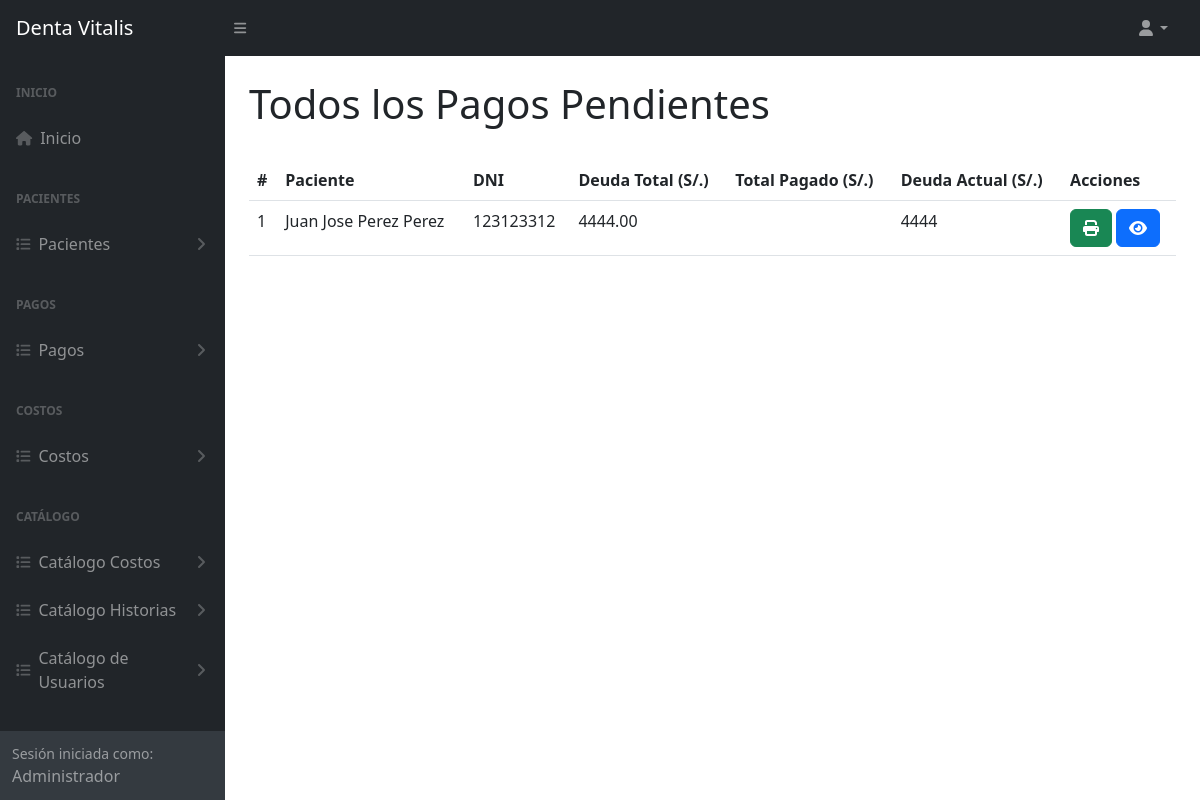
The app's page /pagosPendientes (signed in), older data.
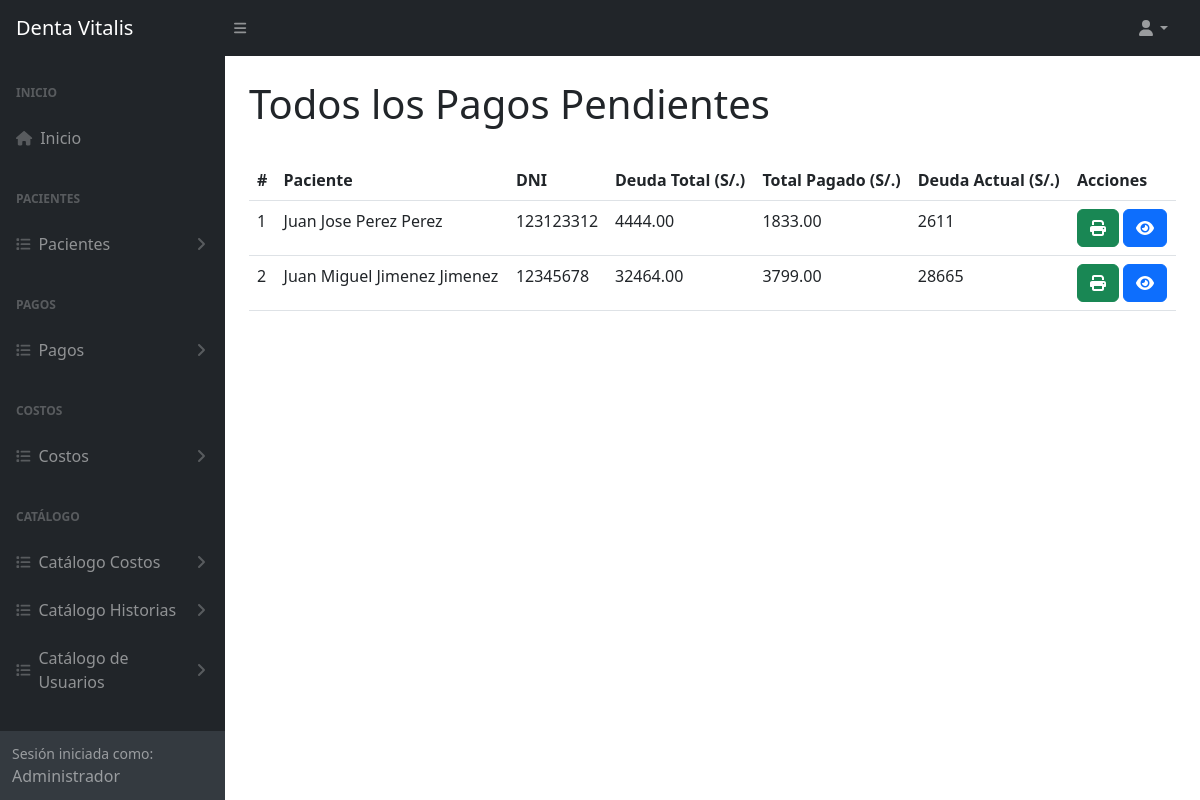
The same page, newer data.
### tables this page shows
CREATE TABLE `tba_paciente`  (
  `IdPaciente` int NOT NULL AUTO_INCREMENT,
  `NombrePaciente` varchar(100) NOT NULL,
  `ApellidoPaciente` varchar(100) NOT NULL,
  `DNIPaciente` int NOT NULL,
  `SexoPaciente` varchar(12) NULL DEFAULT NULL,
  `EdadPaciente` varchar(11) NULL DEFAULT NULL,
  `FechaNacimiento` date NULL DEFAULT NULL,
  `CelularPaciente` varchar(11) NOT NULL,
  `DomicilioPaciente` varchar(255) NULL DEFAULT NULL,
  `LugarProcedencia` varchar(100) NULL DEFAULT NULL,
  `LugarNacimiento` varchar(80) NULL DEFAULT NULL,
  `GradoInstruccion` varchar(20) NULL DEFAULT NULL,
  `RazaPaciente` varchar(20) NULL DEFAULT NULL,
  `OcupacionPaciente` varchar(20) NULL DEFAULT NULL,
  `ReligionPaciente` varchar(20) NULL DEFAULT NULL,
  `EstadoCivil` varchar(20) NULL DEFAULT NULL,
  `NumeroContactoPaciente` varchar(11) NULL DEFAULT NULL,
  `NombreContactoPaciente` varchar(100) NULL DEFAULT NULL,
  `UsuarioCreado` int NOT NULL,
  `UsuarioActualiza` int NOT NULL,
  `FechaCreacion` datetime NOT NULL,
  `FechaActualizacion` datetime NOT NULL,
  PRIMARY KEY (`IdPaciente`) USING BTREE
);

### controller/plantilla.controller.php (called while the page is built)
<?php
class ControllerPlantilla
{
  static public function ctrPlantilla()
  {
    include "view/plantilla.php";
  }
}

### index.php (called while the page is built, shortened)
<?php
require_once "controller/plantilla.controller.php";
require_once "controller/pagos.controller.php";
require_once "model/pagos.model.php";
$plantilla = new ControllerPlantilla();
$plantilla -> ctrPlantilla();

### controller/pagos.controller.php (called while the page is built, shortened)
<?php
class ControllerPagos
{
  public static function ctrMostrarTotalPorPaciente()
  {
    $tabla = "tba_pago";
    $listaCostoTratamientos = ModelPagos::mdlMostrarTotalPorPaciente($tabla);
    return $listaCostoTratamientos;
  }
}

### model/conexion.php (called while the page is built)
<?php
class Conexion
{
  static public function conn()
  {
    $link = new PDO("mysql:host=localhost;dbname=db_dentavitalis","root","");
		$link->exec("set names utf8");
		return $link;
  }
}

### model/pagos.model.php (called while the page is built, shortened)
<?php
require_once "conexion.php";
class ModelPagos
{
  public static function mdlMostrarTotalPorPaciente($tabla)
  {
    $statement = Conexion::conn()->prepare("SELECT
    tba_paciente.IdPaciente,
    tba_paciente.NombrePaciente,
    tba_paciente.ApellidoPaciente,
	  tba_paciente.DNIPaciente,
    tba_tratamiento.IdHistoriaClinica,
    tba_tratamiento.TotalTratamiento,
    tba_tratamiento.TotalPagado
    FROM
    $tabla
    INNER JOIN
    tba_paciente
    ON
      tba_pago.IdPaciente = tba_paciente.IdPaciente
    INNER JOIN
    tba_tratamiento
    INNER JOIN
    tba_detalletratamiento
    ON
      tba_tratamiento.IdTratamiento = tba_detalletratamiento.IdTratamiento
    INNER JOIN
    tba_historiaclinica
    ON
      tba_tratamiento.IdHistoriaClinica = tba_historiaclinica.IdHistoriaClinica AND
      tba_paciente.IdPaciente = tba_historiaclinica.IdPaciente
  GROUP BY
    tba_paciente.IdPaciente");
    $statement -> execute();
    return $statement -> fetchAll();
  }
}

### view/modules/pagosPendientes.php (the view, shortened to what this page needs)
</div>
        </div>
        <div class="sb-sidenav-footer">
          <div class="small">Sesión iniciada como:</div>
          <?php echo $_SESSION["nombreUsuario"] ?>
        </div>
      </nav>
    </div>
    <div id="layoutSidenav_content">
      <main class="bg">
        <div class="container-fluid px-4">
          <h1 class="mt-4">Todos los Pagos Pendientes</h1>
          <div class="card-body">
            <table id="datatablesSimple" class="data-table-AllCostos table">
              <thead>
                <tr>
                  <th>#</th>
                  <th>Paciente</th>
                  <th>DNI</th>
                  <th>Deuda Total (S/.)</th>
                  <th>Total Pagado (S/.)</th>
                  <th>Deuda Actual (S/.)</th>
                  <th>Acciones</th>
                </tr>
              </thead>
              <tbody>
                <?php
                  $listaCostoTratamientos = ControllerPagos::ctrMostrarTotalPorPaciente();
                  foreach ($listaCostoTratamientos as $key => $value)
                  {
                    $deudaActual = $value["TotalTratamiento"] - $value["TotalPagado"];
                    echo
                      '<tr>
                        <td>'.($key + 1).'</td>
                        <td>'.$value["NombrePaciente"].' '.$value["ApellidoPaciente"].'</td>
                        <td>'.$value["DNIPaciente"].'</td>
                        <td>'.$value["TotalTratamiento"].'</td>
                        <td>'.$value["TotalPagado"].'</td>
                        <td>'.$deudaActual.'</td>
                        <td>
                          <button class="btn btn-success btnFichaPagos" id="btnFichaPagos" codPaciente="'.$value["IdPaciente"].'"><i class="fa-solid fa fa-print"></i></button>
                          <button class="btn btn-primary btnVisualizarPagos" id="btnVisualizarPagos" codPaciente="'.$value["IdPaciente"].'" codHistoria="'.$value["IdHistoriaClinica"].'"><i class="fa fa-eye"></i></button>
                        </td>
                      </tr>';
                  }
                ?>
              </tbody>
            </table>
          </div>
        </div>
      </main>
    </div>
  </div>

Row changes from the older to the newer data that the page shows:
changed tba_paciente "Juan Jose": TotalPagado (not shown) → "1833.00"; deudaActual "4444" → "2611"
now on this page (row edited): tba_paciente: NombrePaciente "Juan Miguel", ApellidoPaciente "Jimenez Jimenez", DNIPaciente "12345678", TotalTratamiento "32464.00", TotalPagado "3799.00", deudaActual "28665"
